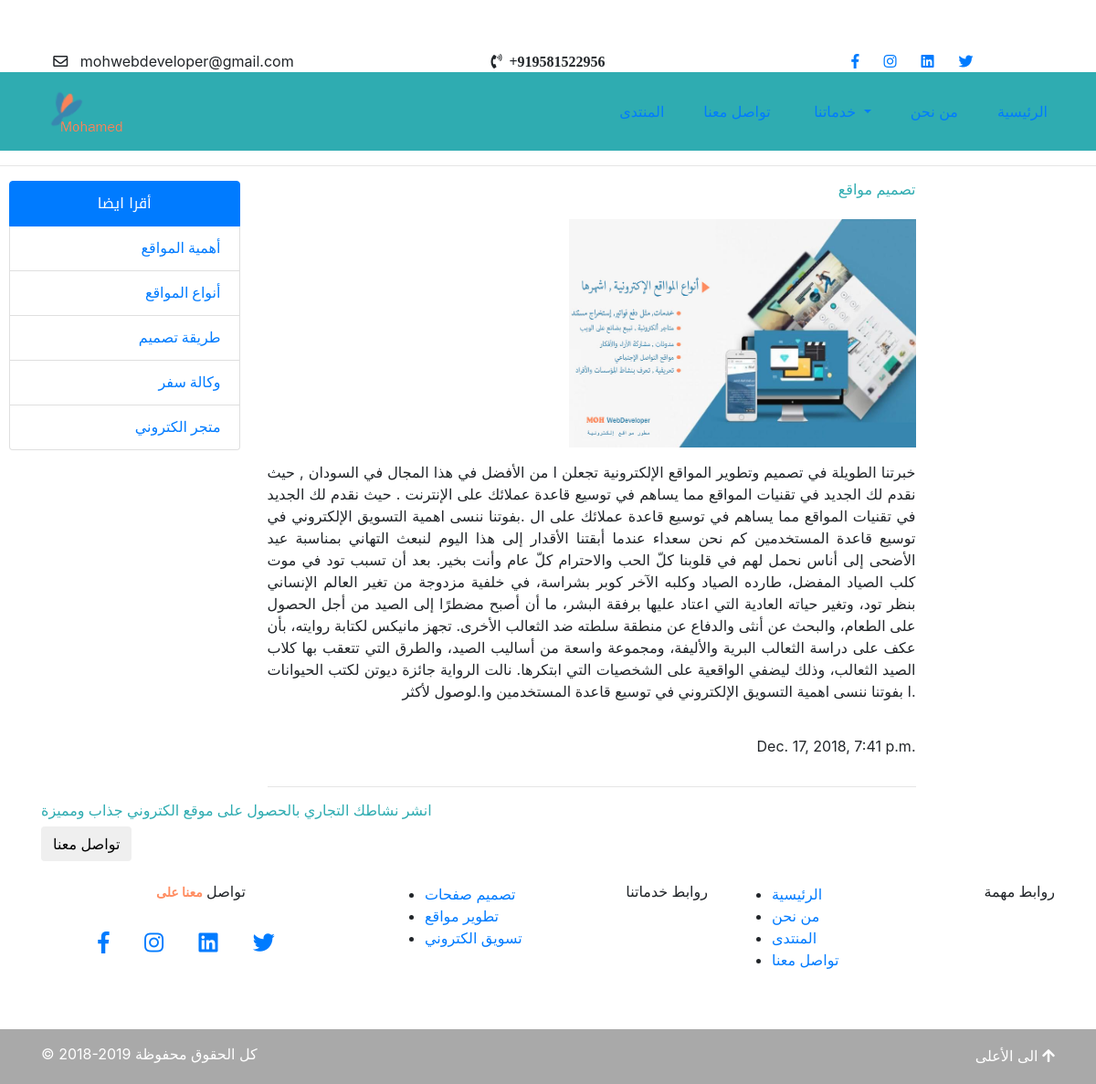
The page /blog/تصميم-مواقع/ on the database its author committed.
### articles/models.py (models this page shows, shortened)
class Article(models.Model):
    title=models.CharField(max_length=100)
    slug=models.SlugField(allow_unicode=True,max_length=200,unique=True,blank=True,null=True)
    body=models.TextField()
    date=models.DateTimeField(auto_now_add=True)
    thumb=models.ImageField(upload_to = 'media/pic_folder/', default = 'media/pic_folder/None/no-img.jpg')
    author=models.ForeignKey(User, default=None)

### articles/views.py (called while the page is built)
def article_detail(request,slug):
    article=Article.objects.get(slug=slug)
    return render(request,'articles/article_detail.html', {'article':article})

### articles/templates/articles/article_detail.html (shortened to what this page needs)
{% extends 'personal/header.html' %}
{% block content %}
<hr class="light-col">
 <div class="row container section">
 <div class="list-group col-lg-3" style="padding-left: 10px;">
   <div id="side-bar" >
    <a href="" class="list-group-item active" style="text-align: center;font-family: 'Noto Kufi Arabic', sans-serif;
"> <span >أقرا ايضا </span></a>
    <a href="#" class="list-group-item lhover" style="text-align: right;font-family: 'Tajawal', sans-serif;"><span style="text-align: right;">أهمية المواقع </span></a>
    <a href="#" class="list-group-item lhover" style="text-align: right;font-family: 'Tajawal', sans-serif;"><span >أنواع المواقع </span></a>
    <a href="#" class="list-group-item lhover" style="text-align: right;font-family: 'Tajawal', sans-serif;"><span >طريقة تصميم </span></a>
    <a href="#" class="list-group-item lhover"style="text-align: right;font-family: 'Tajawal', sans-serif;"><span >وكالة سفر </span></a>
    <a href="#" class="list-group-item lhover"style="text-align: right;font-family: 'Tajawal', sans-serif;"><span >متجر الكتروني</span></a>
</div>
  </div>
  <div class="col-lg-8 col-12 post">
      <h6 class="col-navyblue">{{ article.title }}</h6>
    <div class="row ">
    <div class="col-lg-12  col-12 img-card">
         <div class="img-div">
       <img src="{{ article.thumb.url }}" class="img-responsive img-circle">
          </div>
    </div>
      <div class="col-lg-12 col-12 post-card">
        <p class="light-col">{{ article.body }}  </p>
        <p class="light-col post-date">{{ article.date }}</p>
    </div>
  </div>
<hr class="light-col">
  </div>
</div>
<section class="section container" id="contact">
 <div class="wow fadeInLeft">
<h6 class="col-navyblue">انشر  نشاطك التجاري بالحصول على موقع الكتروني  جذاب ومميزة  </h6> <a class="" href="{% url 'contact' %}"><button type="button" class="btn btn-style-cont rounded ">تواصل معنا </button> </a></div>
</section>
{% endblock %}

### AgentWebsite/static/personal/css/StyleSheet.css (style rules this page uses)
body { top: 0px !important; margin-bottom: 0; padding-bottom: 0; padding-top: 55px; }
.col-navyblue { color: #2facb1 !important; }

### static/personal/css/StyleSheet.css (style rules this page uses)
body { top: 0px !important; margin-bottom: 0; padding-bottom: 0; padding-top: 55px; }
.col-navyblue { color: #2facb1 !important; }

### articles/templates/articles/article_detail.html (style rules this page uses)
.post h6 { text-align: right; }
.post img { float: right; padding-right: 20px; }
.post p { text-align: justify; text-align-last: right; }
.post-date { text-align: right; padding-top: 20px; }
.img-div { width: 400px; height: 250px; margin: 15px auto; margin-right: -20px; }
.img-div img { width: 100%; height: 100%; }

### rows shown on the page
Article: title "تصميم مواقع", thumb (picture), body "خبرتنا الطويلة في تصميم وتطوير المواقع الإلكترونية تجعلن ا من الأفضل في هذا المجال في السودان , حيث نقدم لك الجديد في تقنيات المواقع مما يساهم في توسيع قاعدة عملائك على الإنترنت . حيث نقدم لك الجديد في تقنيات المواقع مما يساهم في توسيع قاعدة عملائك على ال .بفوتنا ننسى اهمية التسويق الإلكتروني في توسيع قاعدة المستخدمين كم نحن سعداء عندما أبقتنا الأقدار إلى هذا اليوم لنبعث التهاني بمناسبة عيد الأضحى إلى أناس نحمل لهم في قلوبنا كلّ الحب والاحترام كلّ عام وأنت بخير. بعد أن تسبب تود في موت كلب الصياد المفضل، طارده الصياد وكلبه الآخر كوبر بشراسة، في خلفية مزدوجة من تغير العالم الإنساني بنظر تود، وتغير حياته العادية التي اعتاد عليها برفقة البشر، ما أن أصبح مضطرًا إلى الصيد من أجل الحصول على…", date "Dec. 17, 2018, 7:41 p.m."
